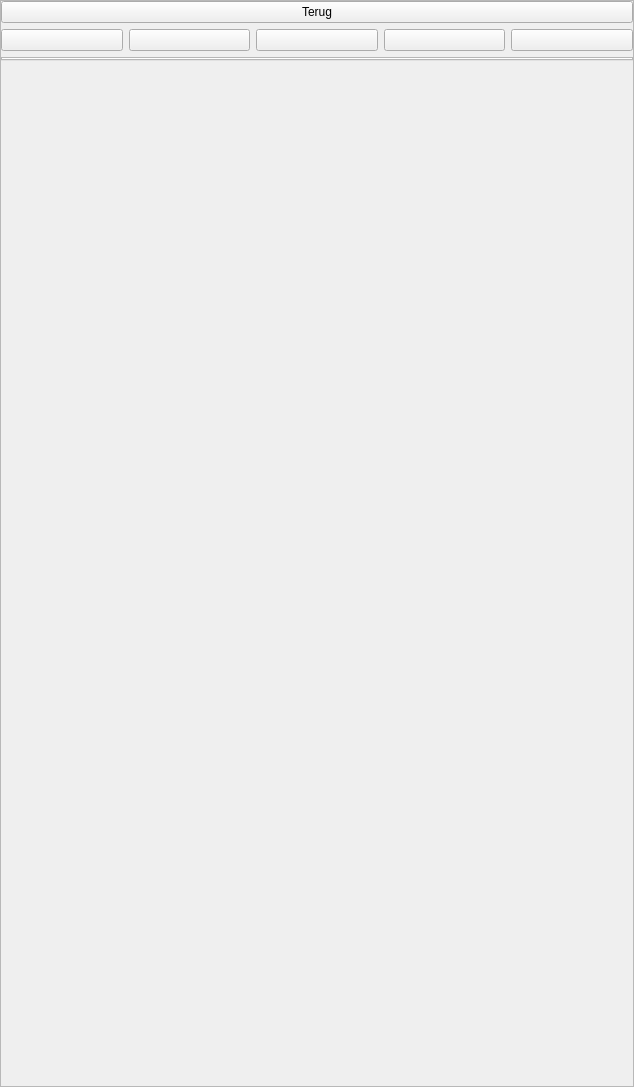
<?xml version="1.0" encoding="UTF-8"?>
<ui version="4.0">
 <class>Object</class>
 <widget class="QDockWidget" name="Object">
  <property name="geometry">
   <rect>
    <x>0</x>
    <y>0</y>
    <width>634</width>
    <height>1087</height>
   </rect>
  </property>
  <property name="sizePolicy">
   <sizepolicy hsizetype="Preferred" vsizetype="Expanding">
    <horstretch>0</horstretch>
    <verstretch>0</verstretch>
   </sizepolicy>
  </property>
  <property name="minimumSize">
   <size>
    <width>109</width>
    <height>135</height>
   </size>
  </property>
  <property name="features">
   <set>QDockWidget::DockWidgetFloatable|QDockWidget::DockWidgetMovable</set>
  </property>
  <property name="windowTitle">
   <string/>
  </property>
  <widget class="QWidget" name="dockWidgetContents">
   <layout class="QGridLayout" name="gridLayout_3">
    <property name="leftMargin">
     <number>0</number>
    </property>
    <property name="topMargin">
     <number>0</number>
    </property>
    <property name="rightMargin">
     <number>0</number>
    </property>
    <property name="bottomMargin">
     <number>0</number>
    </property>
    <item row="0" column="0">
     <widget class="QScrollArea" name="scrollArea">
      <property name="minimumSize">
       <size>
        <width>60</width>
        <height>91</height>
       </size>
      </property>
      <property name="maximumSize">
       <size>
        <width>524287</width>
        <height>524287</height>
       </size>
      </property>
      <property name="widgetResizable">
       <bool>true</bool>
      </property>
      <widget class="QWidget" name="scrollAreaWidgetContents">
       <property name="geometry">
        <rect>
         <x>0</x>
         <y>0</y>
         <width>632</width>
         <height>81</height>
        </rect>
       </property>
       <property name="sizePolicy">
        <sizepolicy hsizetype="Minimum" vsizetype="Fixed">
         <horstretch>0</horstretch>
         <verstretch>0</verstretch>
        </sizepolicy>
       </property>
       <layout class="QGridLayout" name="gridLayout_2">
        <property name="leftMargin">
         <number>0</number>
        </property>
        <property name="topMargin">
         <number>0</number>
        </property>
        <property name="rightMargin">
         <number>0</number>
        </property>
        <property name="bottomMargin">
         <number>0</number>
        </property>
        <item row="0" column="0">
         <layout class="QGridLayout" name="gridLayout" rowstretch="0,0,0,0,0,0" columnstretch="0">
          <property name="spacing">
           <number>6</number>
          </property>
          <item row="4" column="0">
           <widget class="QFrame" name="drawbuttonframe">
            <property name="frameShape">
             <enum>QFrame::NoFrame</enum>
            </property>
            <property name="frameShadow">
             <enum>QFrame::Plain</enum>
            </property>
            <layout class="QGridLayout" name="gridLayout_8">
             <property name="leftMargin">
              <number>0</number>
             </property>
             <property name="topMargin">
              <number>0</number>
             </property>
             <property name="rightMargin">
              <number>0</number>
             </property>
             <property name="bottomMargin">
              <number>0</number>
             </property>
             <item row="0" column="5">
              <widget class="QPushButton" name="pan">
               <property name="sizePolicy">
                <sizepolicy hsizetype="Expanding" vsizetype="Fixed">
                 <horstretch>0</horstretch>
                 <verstretch>0</verstretch>
                </sizepolicy>
               </property>
               <property name="text">
                <string/>
               </property>
               <property name="icon">
                <iconset>
                 <normaloff>:/plugins/oiv/config_files/png/pan.png</normaloff>:/plugins/oiv/config_files/png/pan.png</iconset>
               </property>
               <property name="iconSize">
                <size>
                 <width>25</width>
                 <height>25</height>
                </size>
               </property>
              </widget>
             </item>
             <item row="0" column="4">
              <widget class="QPushButton" name="delete_f">
               <property name="sizePolicy">
                <sizepolicy hsizetype="Expanding" vsizetype="Fixed">
                 <horstretch>0</horstretch>
                 <verstretch>0</verstretch>
                </sizepolicy>
               </property>
               <property name="toolTip">
                <string>delete object...</string>
               </property>
               <property name="text">
                <string/>
               </property>
               <property name="icon">
                <iconset>
                 <normaloff>:/plugins/oiv/config_files/png/delete.png</normaloff>:/plugins/oiv/config_files/png/delete.png</iconset>
               </property>
               <property name="iconSize">
                <size>
                 <width>28</width>
                 <height>28</height>
                </size>
               </property>
              </widget>
             </item>
             <item row="0" column="1">
              <widget class="QPushButton" name="identify">
               <property name="enabled">
                <bool>true</bool>
               </property>
               <property name="sizePolicy">
                <sizepolicy hsizetype="Expanding" vsizetype="Fixed">
                 <horstretch>0</horstretch>
                 <verstretch>0</verstretch>
                </sizepolicy>
               </property>
               <property name="toolTip">
                <string>open formulier van een object...</string>
               </property>
               <property name="text">
                <string/>
               </property>
               <property name="icon">
                <iconset>
                 <normaloff>:/plugins/oiv/config_files/png/identify.png</normaloff>:/plugins/oiv/config_files/png/identify.png</iconset>
               </property>
               <property name="iconSize">
                <size>
                 <width>28</width>
                 <height>28</height>
                </size>
               </property>
               <property name="checkable">
                <bool>false</bool>
               </property>
               <property name="autoDefault">
                <bool>false</bool>
               </property>
               <property name="default">
                <bool>false</bool>
               </property>
               <property name="flat">
                <bool>false</bool>
               </property>
              </widget>
             </item>
             <item row="0" column="2">
              <widget class="QPushButton" name="move">
               <property name="enabled">
                <bool>true</bool>
               </property>
               <property name="sizePolicy">
                <sizepolicy hsizetype="Expanding" vsizetype="Fixed">
                 <horstretch>0</horstretch>
                 <verstretch>0</verstretch>
                </sizepolicy>
               </property>
               <property name="toolTip">
                <string>verplaats of roteer...</string>
               </property>
               <property name="text">
                <string/>
               </property>
               <property name="icon">
                <iconset>
                 <normaloff>:/plugins/oiv/config_files/png/move.png</normaloff>:/plugins/oiv/config_files/png/move.png</iconset>
               </property>
               <property name="iconSize">
                <size>
                 <width>28</width>
                 <height>28</height>
                </size>
               </property>
               <property name="checkable">
                <bool>false</bool>
               </property>
               <property name="autoDefault">
                <bool>false</bool>
               </property>
               <property name="default">
                <bool>false</bool>
               </property>
               <property name="flat">
                <bool>false</bool>
               </property>
              </widget>
             </item>
             <item row="0" column="3">
              <widget class="QPushButton" name="select">
               <property name="sizePolicy">
                <sizepolicy hsizetype="Expanding" vsizetype="Fixed">
                 <horstretch>0</horstretch>
                 <verstretch>0</verstretch>
                </sizepolicy>
               </property>
               <property name="toolTip">
                <string>selecteer een object...</string>
               </property>
               <property name="text">
                <string/>
               </property>
               <property name="icon">
                <iconset>
                 <normaloff>:/plugins/oiv/config_files/png/select.png</normaloff>:/plugins/oiv/config_files/png/select.png</iconset>
               </property>
               <property name="iconSize">
                <size>
                 <width>28</width>
                 <height>28</height>
                </size>
               </property>
              </widget>
             </item>
            </layout>
           </widget>
          </item>
          <item row="2" column="0">
           <layout class="QGridLayout" name="gridLayout_4" rowstretch="0">
            <item row="0" column="0">
             <widget class="QPushButton" name="terug">
              <property name="text">
               <string>Terug</string>
              </property>
             </widget>
            </item>
           </layout>
          </item>
          <item row="5" column="0">
           <widget class="QTabWidget" name="tabWidgetInfoOfInterest">
            <property name="minimumSize">
             <size>
              <width>0</width>
              <height>0</height>
             </size>
            </property>
            <property name="styleSheet">
             <string notr="true">background-color: rgb(255, 255, 255);
</string>
            </property>
            <property name="tabShape">
             <enum>QTabWidget::Rounded</enum>
            </property>
            <property name="currentIndex">
             <number>-1</number>
            </property>
            <property name="elideMode">
             <enum>Qt::ElideMiddle</enum>
            </property>
           </widget>
          </item>
         </layout>
        </item>
       </layout>
      </widget>
     </widget>
    </item>
   </layout>
  </widget>
 </widget>
 <resources/>
 <connections/>
</ui>
